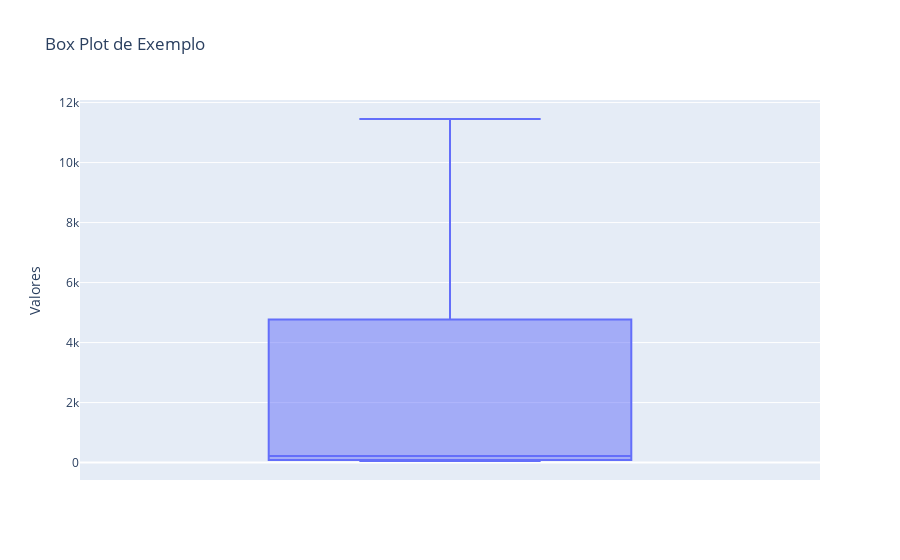

The cell this chart's notebook holds for it:
### Code cell
import matplotlib.pyplot as plt

# Exibindo os valores únicos na coluna 'Município'
print(df_relatorio['Método de Reciclagem'].unique())

# Contando as ocorrências de cada valor em 'Método de Reciclagem'
contagem_situacao = df_relatorio['Método de Reciclagem'].value_counts()

# Ajustando o tamanho do gráfico
plt.figure(figsize=(35, 10))  # Altere os valores para ajustar o tamanho (largura, altura)

# Criando o gráfico de barras
plt.bar(contagem_situacao.index, contagem_situacao.values, color="red")

# Adicionando os valores acima das barras
for i, valor in enumerate(contagem_situacao.values):
    plt.text(i, valor, str(valor), ha='center', va='bottom')

# Configurando os rótulos dos eixos e o título
plt.ylabel('Número de Método de Reciclagem')
plt.xlabel('Método de Reciclagem')
plt.title('Método de Reciclagem por Quantidade')

# Exibindo o gráfico
plt.show()

# Criando o histograma
plt.hist(contagem_situacao, bins=5, color='blue', edgecolor='black')

# Adicionando título e rótulos
plt.title('Histograma de Exemplo')
plt.xlabel('Valores')
plt.ylabel('Frequência')

# Exibindo o gráfico
plt.show()

# Criando o box plot
fig = px.box(contagem_situacao, y=contagem_situacao, labels={'y': 'Valores'}, title='Box Plot de Exemplo')

# Exibindo o gráfico
fig.show()

### Figure 1 — Plotly figure (JSON) as saved in the notebook; plotly's stock layout.template omitted (floating-point values rounded to 4 significant figures)
{"data": [{"alignmentgroup": "True", "hovertemplate": "Valores=%{y}<extra></extra>", "legendgroup": "", "marker": {"color": "#636efa"}, "name": "", "notched": false, "offsetgroup": "", "orientation": "v", "showlegend": false, "type": "box", "x0": " ", "xaxis": "x", "y": [11453, 8739, 796, 254, 185, 114, 64, 52], "y0": " ", "yaxis": "y"}], "layout": {"boxmode": "group", "legend": {"tracegroupgap": 0}, "title": {"text": "Box Plot de Exemplo"}, "xaxis": {"anchor": "y", "domain": [0, 1]}, "yaxis": {"anchor": "x", "domain": [0, 1], "title": {"text": "Valores"}}}}
